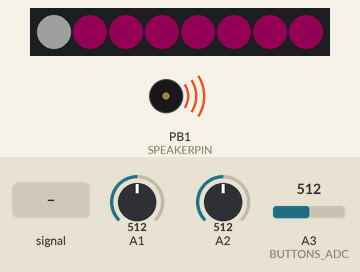
This sketch was run on a simulated ATtiny85, built with avr-gcc and run on an emulated ATtiny85. On the bench: 8 RGB LEDs in strip order, left to right, buzzer (waves = sounding). Inputs (shaded band) come from the test bench; at power-on: A1 = 512, A3 (BUTTONS_ADC) = 512, A2 = 512. Dim RGB values are drawn brighter than linear.

Above: at 4.4 s.
5.3 s: A3 (BUTTONS_ADC) fed a 1000 Hz sine of ±255 counts around its level
At 6.4 s:
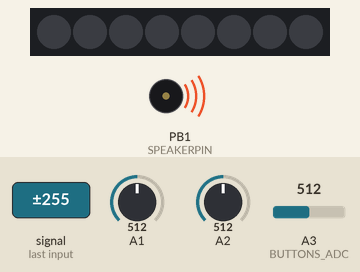
7.0 s: A1 set to 160
At 7.16 s:
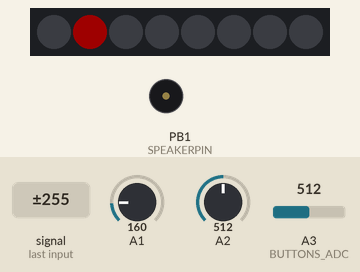
9.6 s: A3 (BUTTONS_ADC) set to 716
At 9.76 s:
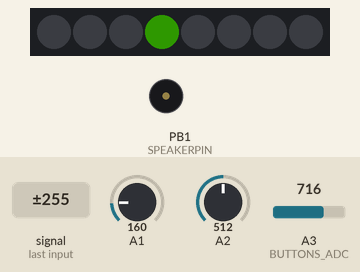
11.2 s: A2 set to 0
At 12.24 s:
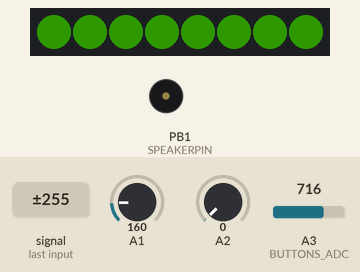
13.5 s: A2 set to 16
At 14.73 s:
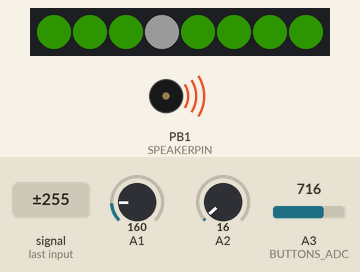
16.3 s: A1 set to 0
Timing chart, 0 to 20.3 s (numbered marks = the images above; inputs shaded):
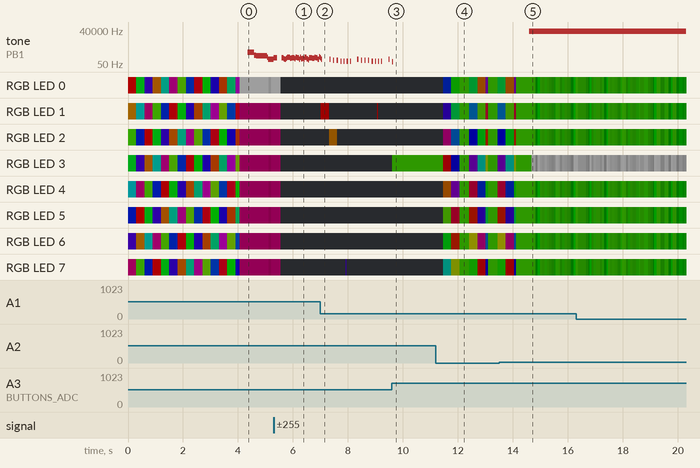

Measured:
- after the input at 5.3 s, the LEDs: change after 0.26 s (image 1)
- after the input at 7.0 s, RGB LED 1: off → RGB(30, 0, 0) at once, → off 0.30 s later, → RGB(30, 0, 0) 1.8 s later, → off 0.03 s later; RGB LED 2: off → RGB(19, 11, 0) after 0.32 s, → off 0.30 s later; RGB LED 7: off → RGB(7, 0, 22) after 0.92 s, → off 0.04 s later; the LEDs: change at once (image 2)
- after the input at 9.6 s, the LEDs: change at once (image 3)
- after the input at 13.5 s, tone on PB1 (SPEAKERPIN): silent → 31250 Hz after 1.1 s
- by itself, tone on PB1 (SPEAKERPIN): plays 124 Hz for 0.04 s, 130 Hz for 0.04 s, 103 Hz for 0.04 s, 103 Hz for 0.04 s, 90 Hz for 0.04 s, 90 Hz for 0.04 s … (17 notes in this stretch)

The sketch:

NEO_8Pixel-OneLiners_neoLib.ino
```cpp
// (licence header left out)
#include <Adafruit_NeoPixel.h>
#ifdef __AVR__
#include <avr/power.h>
#endif

// hardware description / pin connections
#define SPEAKERPIN      1
#define NEOPIXELPIN     0

#define POTI_LEFT      A1
#define POTI_RIGHT     A2
#define BUTTONS_ADC    A3

#define NUMPIXELS      8

// Initialize the NEO pixel library
Adafruit_NeoPixel pixels = Adafruit_NeoPixel(NUMPIXELS, NEOPIXELPIN, NEO_GRB + NEO_KHZ800);

// hardware calibration
#define Vbutton_left   380
#define Vbutton_right  300
#define Vbutton_both   240
#define Vcc            37 // 3.7 V for LiPo
#define Vdiv           26 // measure max Voltage on Analog In

// fast pin access
#define AUDIOPIN (1<<SPEAKERPIN)
#define PINLOW (PORTB&=~AUDIOPIN)
#define PINHIGH (PORTB|=AUDIOPIN)

// define variables for one-liners
int snd = 0;
long t = 0;
int bright = 255;
int delta_T = 2;
uint16_t p1 = 2;
int buttonState1 = 1;
int lastButtonState1 = 1;
int buttonState2 = 1;
int lastButtonState2 = 1;
int count = 0;
int outputStyle = 0;
int visuals = 0;

////////////////////////////////////////////////////////////////////////////////////////////////////////////////////////
/* Specific functions of the 8Bit Mixtape NEO
========================================================================================================================

   _________    uint8_t   getButton()
  | 8Bit(x) |   -> 1 left, 2 right  3 both
  |  o___o  |
  |__/___\__|   uint16_t  analogReadScaled(uint8_t channel)
                -> scaled the adc of the voltage divider to a return value: 0..1023

//////////////////////////////////////////////////////////////////////////////////////////////////////////////////////*/

uint8_t getButton()
{
  uint8_t button = 0;
  if (analogRead(BUTTONS_ADC) < Vbutton_left) button = 1;
  if (analogRead(BUTTONS_ADC) < Vbutton_right) button = 2;
  if (analogRead(BUTTONS_ADC) < Vbutton_both) button = 3;

  return button;
}

// scaled the adc of the 8BitMixTape voltage divider
// to a return value in range: 0..1023
uint16_t analogReadScaled(uint8_t channel)
{
  uint16_t value = analogRead(channel);
  if (value > 511) value = 511;
  return value * 2;
}


////////////////////////////////////////////////////////////////////////////////////////////////////////////////////////
/* the setup routine runs once when you start the tape or press reset
========================================================================================================================
                         _
   _________            | |
  | setup() |   ___  ___| |_ _   _ _ __
  |  o___o  |  / __|/ _ \ __| | | | '_ \
  |__/___\__|  \__ \  __/ |_| |_| | |_) |
               |___/\___|\__|\__,_| .__/
                                  | |
                                  |_|
//////////////////////////////////////////////////////////////////////////////////////////////////////////////////////*/

void setup() {

#if defined (__AVR_ATtiny85__)
  if (F_CPU == 16000000) clock_prescale_set(clock_div_1); //what is this?
#endif

  TCCR0B = TCCR0B & B11111000 | B00000001; //no timer pre-scaler, fast PWM

  pixels.begin(); // This initializes the NeoPixel library.
  pinMode(SPEAKERPIN, OUTPUT);
  pixels.setBrightness(55);
  rainbowCycle(100,5);
  //delay (50);
}


////////////////////////////////////////////////////////////////////////////////////////////////////////////////////////
/* The main loop to put all your code
========================================================================================================================
                _
   _________   | |
  | loop()  |  | | ___   ___  _ __
  |  o___o  |  | |/ _ \ / _ \| '_ \
  |__/___\__|  | | (_) | (_) | |_) |
               |_|\___/ \___/| .__/
                             | |
                             |_|
//////////////////////////////////////////////////////////////////////////////////////////////////////////////////////*/

void loop() {
  // check left pot
  uint16_t valuePotiLeft = analogReadScaled(POTI_LEFT);
  bright = 30;
  //bright = valuePotiLeft >> 6;


  uint8_t x = getButton();

  if (x == 1) {
    buttonState1 = LOW;
  }
  if (x == 2) {
    setColorAllPixel(0);
    pixels.show();
    visuals = 2;
  }

  if (x == 0) {
    buttonState1 = HIGH;
  }

  if (buttonState1 != lastButtonState1 && buttonState1 == HIGH) {
    // if the state has changed, increment the counter
      count++;
      pixels.setPixelColor(count, Wheel(count+7<<5));
      pixels.show();
      t = 0;
      if (count >= 8) {
        count = 0;
      }
    }

  lastButtonState1 = buttonState1;

  // check if potentiometer is all the way down
  uint16_t valuePoti = analogReadScaled(POTI_RIGHT);
  p1 = 1023 - valuePoti>>5;

  if (valuePoti < 10) {
    buttonState2 = LOW;
    if (outputStyle == 1) {
      pixels.setBrightness(bright);
      setColorAllPixel(Wheel(count+7<<5));
      pixels.show();
      delay(10000);
      }
    if (outputStyle == 0) {
      pixels.setBrightness(bright);
      rainbowCycle(6,2);
      setColorAllPixel(Wheel(count+7<<5));
      pixels.show();
      delay(10000);
      }
    }
  else {
    buttonState2 = HIGH;
    }

  if (buttonState2 != lastButtonState2 && buttonState2 == LOW) {

  }
  if (buttonState2 != lastButtonState2 && buttonState2 == HIGH) {
    setColorAllPixel(Wheel(count+7<<5));
    pixels.setBrightness(bright);
    pixels.show();
    delay(20000);
    outputStyle++;
    visuals++;
    if (outputStyle > 1) {
        outputStyle = 0;
      }
    if (visuals > 1) {
        visuals = 0;
      }
  }
  lastButtonState2 = buttonState2;

  switch(count) {
     case 0: // a classic
       snd = t*((t>>12|t>>8)&63&t>>(p1>>3));
       break;
     case 1: //
       snd = (t|5) * ((t>>p1|t>>11)&p1&t>>3);
       break;
     case 2: // a classic
       snd = t*t/p1;
       break;
     case 3: //
       snd = (t*(t>>8|t>>4))>>(t>>p1);
       break;
     case 4: // TechnoMucke
       snd = (t|3) * ((t>>1|t>>6)&p1&t>>3);
       break;
      case 5: //
       snd = t * ((t>>p1|t>>3)&17&t>>9);
       break;
     case 6: // //dubStep
       snd = t>>3&1?t>>4:-t>>(p1>>3) ; //dubStep
       break;
     case 7: // Tribute to Klaus
       snd = ((((t/3)&(t>>11))|((t/5)&(t>>p1)))&7)*30;
       break;
    }

//play the sounds
   if (outputStyle == 0) {
    digitalWrite (SPEAKERPIN, snd);
   }
   if (outputStyle == 1) {
    analogWrite (SPEAKERPIN, snd);
   }


//make some visuals Do this with some kinda modulo. so it's not taking too muc time

  if (t % 100 == 0)               // update LEDs every 100 sound-cycles
  {

    if (visuals == 0) {           // Single Color
      if (t % 1  == 0) {
        setColorAllPixel(Wheel((count+7)<<5));
        pixels.setPixelColor(count, 0xFFFFFF);
        pixels.setBrightness(((snd+30) & bright));
        pixels.show();
      }
    }

    if (visuals == 1) {          // Multi Color
      if (t % 1  == 0) {
        setColorAllPixel(Wheel(snd % 255));
        pixels.setPixelColor(count, Wheel(count+7<<5));
        pixels.setBrightness(((snd+30) & bright));
        pixels.show();
      }
    }
  }

//wait... this defines the speed. could be read while press & hold with poti
  delayMicroseconds(valuePotiLeft>>2);
  t++;

}

////////////////////////////////////////////////////////////////////////////////////////////////////////////////////////
/* Specific functions of the NEO-Pixel Library
========================================================================================================================

   _________    void rainbowCycle(uint8_t wait, uint8_t rounds) -> makes a Rainbow :-)
  | NEO(x)  |   void setColorAllPixel(uint32_t color)           -> Sets all the pixels to the same color
  |  o___o  |   uint32_t Wheel(byte WheelPos)                   -> Input a value 0 to 255 to get a color value.
  |__/___\__|                                                      The colours are a transition r - g - b - back to r.

//////////////////////////////////////////////////////////////////////////////////////////////////////////////////////*/

void rainbowCycle(uint8_t wait, uint8_t rounds) {
  uint16_t i, j;
  for (j = 0; j < 256 * rounds; j++) { // 5 cycles of all colors on wheel
    for (i = 0; i < pixels.numPixels(); i++) {
      pixels.setPixelColor(i, Wheel(((i * 256 / pixels.numPixels()) + j) & 255));
    }
    pixels.show();
    delay(wait);
  }
}

uint32_t Wheel(byte WheelPos) {
  WheelPos = 255 - WheelPos;
  if (WheelPos < 85) {
    return pixels.Color(255 - WheelPos * 3, 0, WheelPos * 3);
  }
  if (WheelPos < 170) {
    WheelPos -= 85;
    return pixels.Color(0, WheelPos * 3, 255 - WheelPos * 3);
  }
  WheelPos -= 170;
  return pixels.Color(WheelPos * 3, 255 - WheelPos * 3, 0);
}

void setColorAllPixel(uint32_t color)
{
  uint8_t n;
  for (n = 0; n < NUMPIXELS; n++)
  {
    pixels.setPixelColor(n, color); // off
  }
}
```
